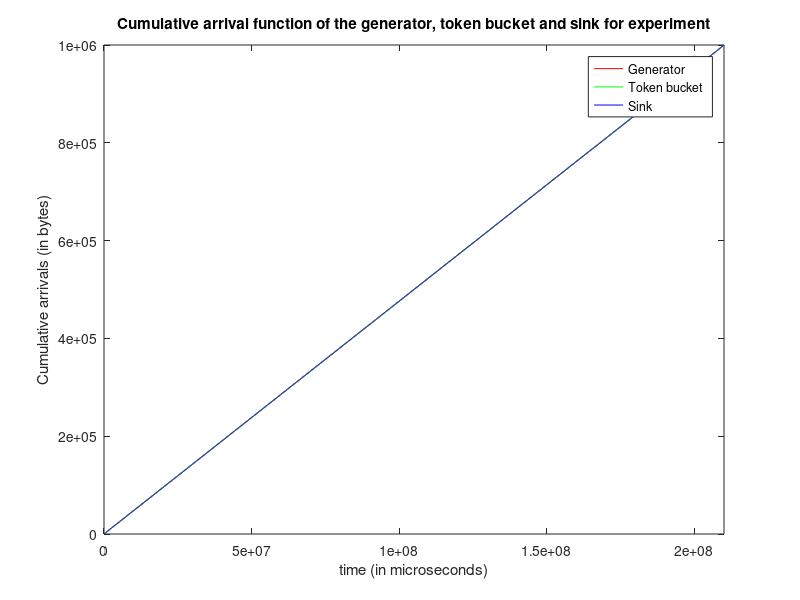

Source code (MATLAB):
clc; clear all;

[packet_no_p, time_p, packetsize_p] = textread('generator.txt', '%f %f %f');
figure(1);
i=1;
time1(i)=0;
arrival(i)=packetsize_p(i);
i=2;
while i<=length(packet_no_p)
    time1(i)=time1(i-1)+time_p(i);
    arrival(i) = arrival(i-1)+packetsize_p(i);
    i=i+1;
end
%subplot(2,1,1)
%plot(time1,arrival);
%title('Cumulative arrival function of the trace file');
%xlabel('time (in microseconds)');
%ylabel('Cumulative arrivals (in bytes)');
%xlim([0,2.1e6]);

[time_p2, packetsize_p2, bufferSize, noToken] = textread('bucket.txt', '%f %f %f %f');
i=1;
time2(i)=0;
arrival2(i)=packetsize_p2(i);
i=2;
while i<=length(packetsize_p2)
    time2(i)=time2(i-1)+time_p2(i);
    arrival2(i)=arrival2(i-1)+packetsize_p2(i);
    i=i+1;
end

[packet_no_p3, time_p3, packetsize_p3] = textread('sink.txt', '%f %f %f');
i=1;
time3(i)=0;
arrival3(i)=packetsize_p3(i);
i=2;
while i<=length(packetsize_p3)
    time3(i)=time3(i-1)+time_p3(i);
    arrival3(i)=arrival3(i-1)+packetsize_p3(i);
    i=i+1;
end
%subplot(2,1,2);
%plot(time3,arrival3);
%title('Cumulative arrival function of output file');
%xlabel('time (in microseconds)');
%ylabel('Cumulative arrivals (in bytes)');
%xlim([0,2.1e6]);




plot(time1,arrival,'r',time2,arrival2,'g',time3,arrival3,'b');
title('Cumulative arrival function of the generator, token bucket and sink for experiment');
xlabel('time (in microseconds)');
ylabel('Cumulative arrivals (in bytes)');
xlim([0,2.1e8]);
%legend 
legend('Generator','Token bucket','Sink');